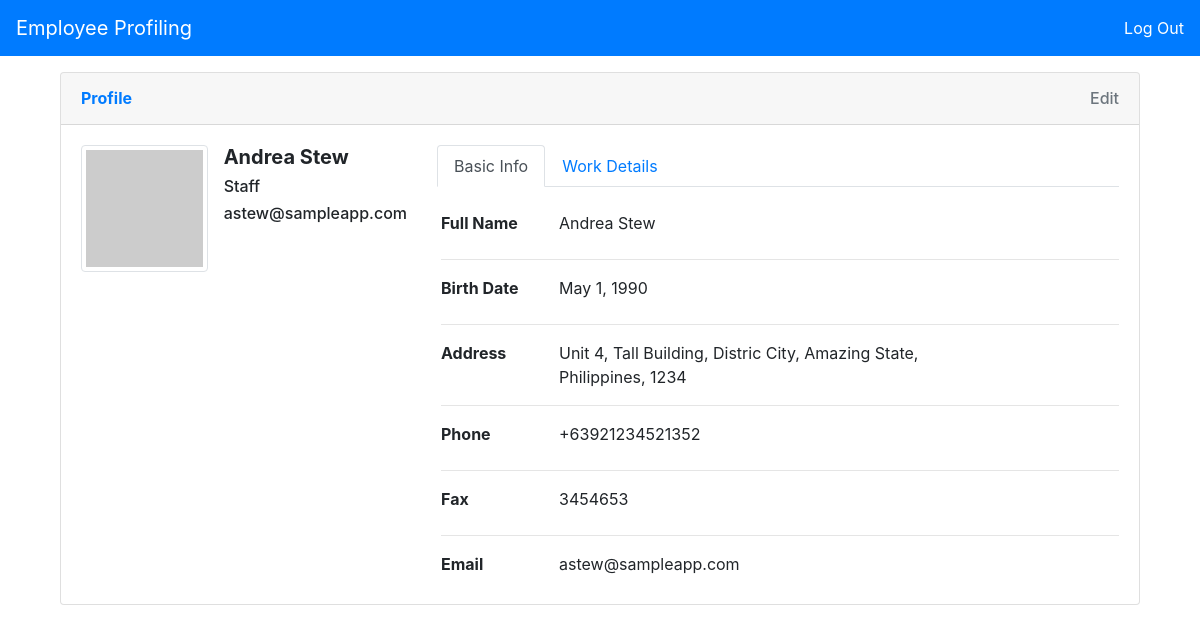
The app's page /profile.php?4 (signed in) with its own data.
### tables this page shows
CREATE TABLE `employee` (
  `e_id` int(11) NOT NULL,
  `e_firstname` varchar(50) NOT NULL,
  `e_lastname` varchar(50) NOT NULL,
  `e_title` varchar(50) NOT NULL,
  `e_reportsTo` varchar(50) NOT NULL,
  `e_birthdate` date NOT NULL,
  `e_hiredate` date NOT NULL,
  `e_address` varchar(300) NOT NULL,
  `e_city` varchar(50) NOT NULL,
  `e_state` varchar(50) NOT NULL,
  `e_country` varchar(50) NOT NULL,
  `e_postal` int(10) NOT NULL,
  `e_phone` varchar(30) NOT NULL,
  `e_fax` varchar(20) NOT NULL,
  `e_email` varchar(100) NOT NULL
);

### lib/includes/autoload.inc.php (called while the page is built, shortened)
<?php
function autoLoader($classname){
	$dir = "lib/class/";
	$ext = ".class.php";
	$path = $dir . $classname . $ext;
}
?>

### lib/class/dbconn.class.php (called while the page is built, shortened)
<?php
class dbconn {
	private $host = "127.0.0.1";
	private $user = "root";
	private $pass = "";
	private $db = "employee_profiling";
	protected function conn() {
		try {
			$det = "mysql:host=". $this->host .";dbname=". $this->db;
			$this->pdo = new PDO($det, $this->user, $this->pass);
			$this->pdo->setAttribute( PDO::ATTR_DEFAULT_FETCH_MODE, PDO::FETCH_ASSOC);
			return $this->pdo;
		} catch (PDOException $e) {
			echo "Error: ". $e->getMessage();
		}
	}
}
?>

### lib/class/employee.class.php (called while the page is built, shortened)
<?php
class employee extends dbconn {
	protected function getDetails($id) {
		$emp = $this->conn()->prepare("SELECT * FROM employee WHERE e_id = ?");
		$emp->execute([$id]);
		$result = $emp->fetch();
		return $result;
	}
}
?>

### lib/class/employeeView.class.php (called while the page is built, shortened)
<?php
class employeeView extends employee {
	public function viewEmployee($id) {
		return $this->getDetails($id);
	}
}
?>

### profile.php (the view, shortened to what this page needs)
<?php
include 'lib/includes/autoload.inc.php';
$profile_id = (!empty($_SERVER['QUERY_STRING'])) ? $_SERVER['QUERY_STRING'] : $_SESSION['id'];
?>
<!DOCTYPE html>
<html>
<head>
	<link rel="stylesheet" href="https://maxcdn.bootstrapcdn.com/bootstrap/4.0.0/css/bootstrap.min.css">
</head>
<body>
	<nav class="navbar navbar-expand-lg navbar-dark bg-primary mb-3">
	  <a class="navbar-brand" href="index.php">Employee Profiling</a>
	  <a class="text-white" href="logout.php">Log Out</a>
	</nav>
	<?php
	$employee = new employeeView;
	$employeeDetails = $employee->viewEmployee($profile_id);
	?>
	<div class="container">
		<div class="row">
			<div class="col-12 mx-auto">
				<div class="col-md-12">
					<?php
					if (!empty($employeeDetails)) {
					?>
					<div class="card">
						<div class="card-header py-3 d-flex flex-row align-items-center justify-content-between">
							<h6 class="m-0 font-weight-bold text-primary">Profile</h6>
							<?php
							if ($_SESSION['type'] == 'admin') {
								?>
							<h6 class="m-0 text-secondary"><a href="employee_edit.php?<?=$employeeDetails['e_id']?>" class="text-secondary">Edit</a></h6>
							<?php } ?>
						</div>
						<div class="card-body">
	                        <div class="row">
	                            <div class="d-flex justify-content-start col-4">
	                                <div class="image-container">
	                                    <img src="http://placehold.it/150x150" id="imgProfile" class="img-thumbnail" />
	                                </div>
	                                <div class="userData ml-3">
	                                    <h5 class="d-block font-weight-bold">
	                                    	<?=$employeeDetails['e_firstname']." ".$employeeDetails['e_lastname']?>
	                                    </h5>
	                                    <h6 class="d-block"><?=$employeeDetails['e_title']?></h6>
	                                    <h6 class="d-block"><?=$employeeDetails['e_email']?></h6>
	                                </div>
	                            </div>
	                            <div class="col-8">
	                                <ul class="nav nav-tabs mb-4" id="myTab" role="tablist">
	                                    <li class="nav-item">
	                                        <a class="nav-link active" id="basicInfo-tab" data-toggle="tab" href="#basicInfo" role="tab" aria-controls="basicInfo" aria-selected="true">Basic Info</a>
	                                    </li>
	                                    <li class="nav-item">
	                                        <a class="nav-link" id="workDetails-tab" data-toggle="tab" href="#workDetails" role="tab" aria-controls="workDetails" aria-selected="false">Work Details</a>
	                                    </li>
	                                </ul>
	                                <div class="tab-content ml-1" id="myTabContent">
	                                    <div class="tab-pane fade show active" id="basicInfo" role="tabpanel" aria-labelledby="basicInfo-tab">
	                                        <div class="row">
	                                            <div class="col-sm-3 col-md-2 col-5">
	                                                <label class="font-weight-bold">Full Name</label>
	                                            </div>
	                                            <div class="col-md-8 col-6">
	                                    			<?=$employeeDetails['e_firstname']." ".$employeeDetails['e_lastname']?>
	                                            </div>
	                                        </div>
	                                        <hr />
	                                        <div class="row">
	                                            <div class="col-sm-3 col-md-2 col-5">
	                                                <label class="font-weight-bold">Birth Date</label>
	                                            </div>
	                                            <div class="col-md-8 col-6">
	                                                <?=date("F j, Y", strtotime($employeeDetails['e_birthdate']))?>
	                                            </div>
	                                        </div>
	                                        <hr />
	                                        <div class="row">
	                                            <div class="col-sm-3 col-md-2 col-5">
	                                                <label class="font-weight-bold">Address</label>
	                                            </div>
	                                            <div class="col-md-8 col-6">
	                                                <?=$employeeDetails['e_address'].", ".$employeeDetails['e_city'].", ".$employeeDetails['e_state'].", ".$employeeDetails['e_country'].", ".$employeeDetails['e_postal']?>
	                                            </div>
	                                        </div>
	                                        <hr />
	                                        <div class="row">
	                                            <div class="col-sm-3 col-md-2 col-5">
	                                                <label class="font-weight-bold">Phone</label>
	                                            </div>
	                                            <div class="col-md-8 col-6">
	                                                <?=$employeeDetails['e_phone']?>
	                                            </div>
	                                        </div>
	                                        <hr />
	                                        <div class="row">
	                                            <div class="col-sm-3 col-md-2 col-5">
	                                                <label class="font-weight-bold">Fax</label>
	                                            </div>
	                                            <div class="col-md-8 col-6">
	                                                <?=$employeeDetails['e_fax']?>
	                                            </div>
	                                        </div>
	                                        <hr />
	                                        <div class="row">
	                                            <div class="col-sm-3 col-md-2 col-5">
	                                                <label class="font-weight-bold">Email</label>
	                                            </div>
	                                            <div class="col-md-8 col-6">
	                                                <?=$employeeDetails['e_email']?>
	                                            </div>
	                                        </div>
	                                    </div>
	                                </div>
	                            </div>
	                        </div>
						</div>
					</div>
					<?php
					}
					?>
				</div>
			</div>
		</div>
	</div>
</body>
</html>

### records on screen
employee: e_firstname "Andrea", e_lastname "Stew", e_title "Staff", e_email "astew@sampleapp.com", e_birthdate "May 1, 1990", e_address "Unit 4, Tall Building", e_city "Distric City", e_state "Amazing State", e_country "Philippines", e_postal "1234", e_phone "+63921234521352", e_fax "3454653"
